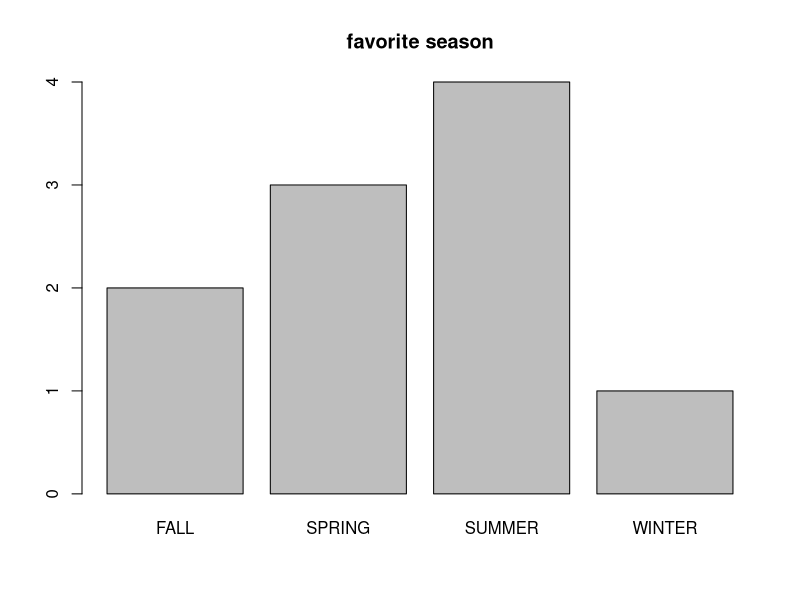
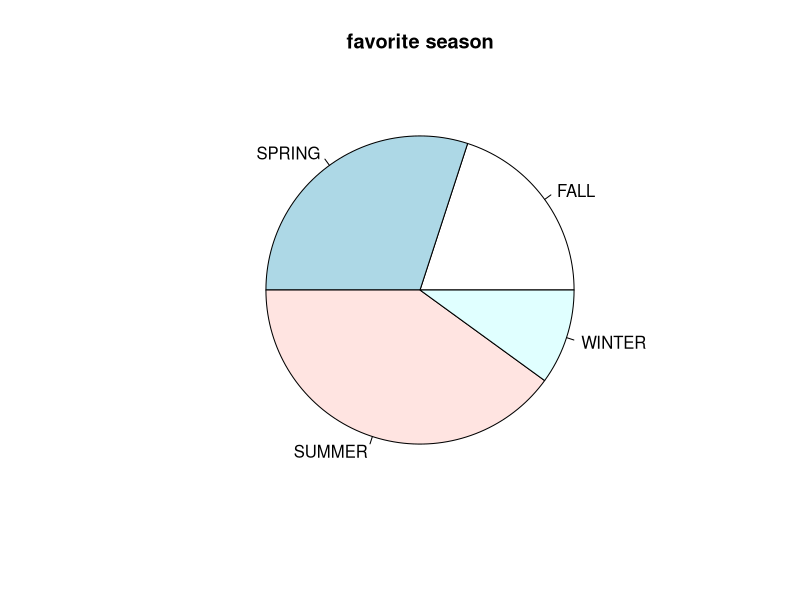
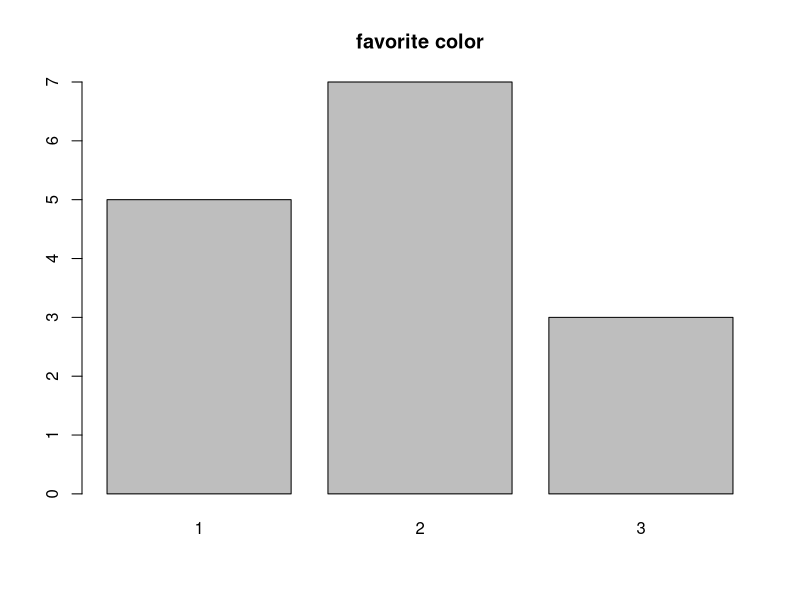
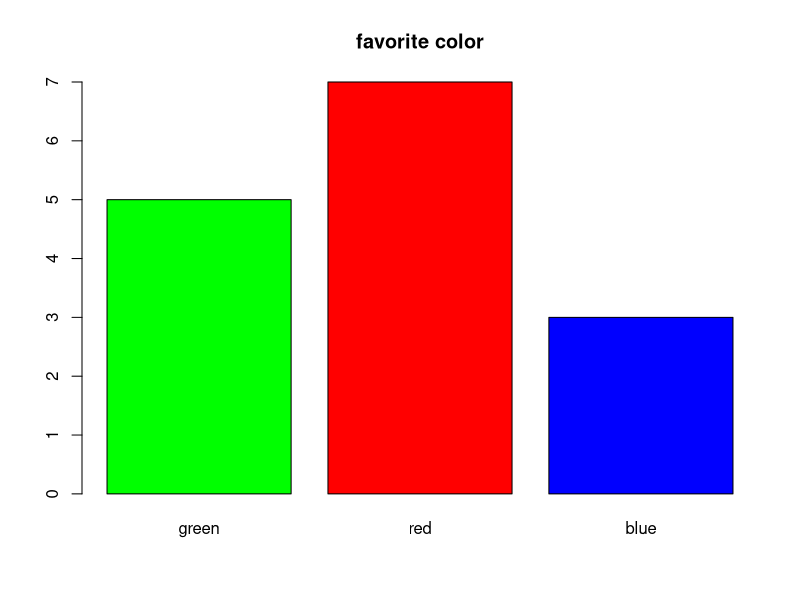
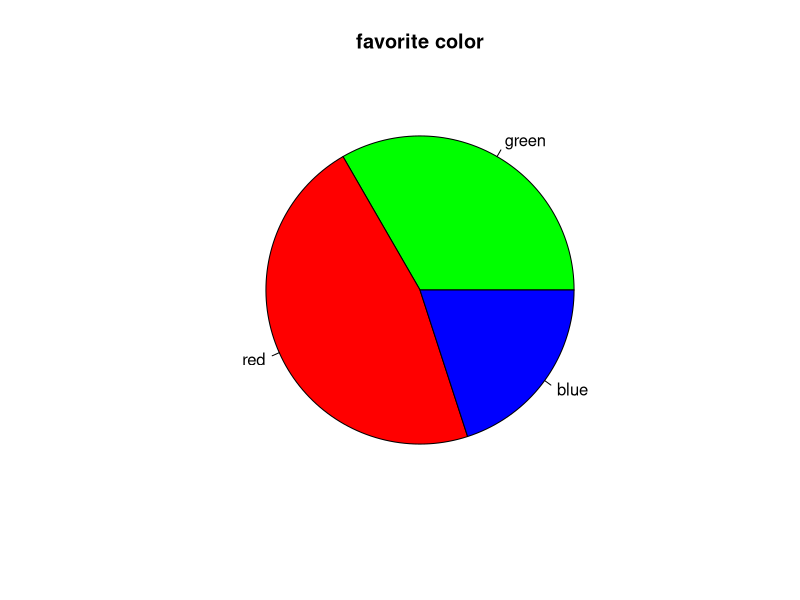
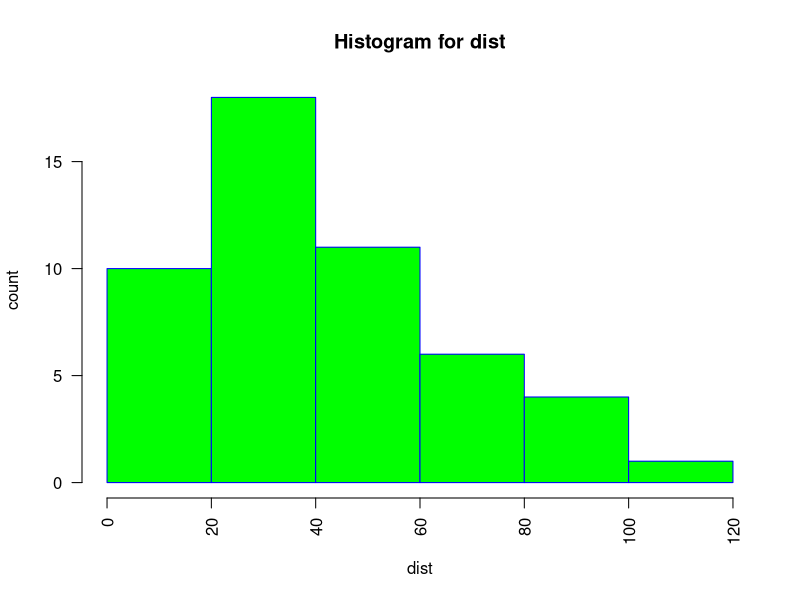
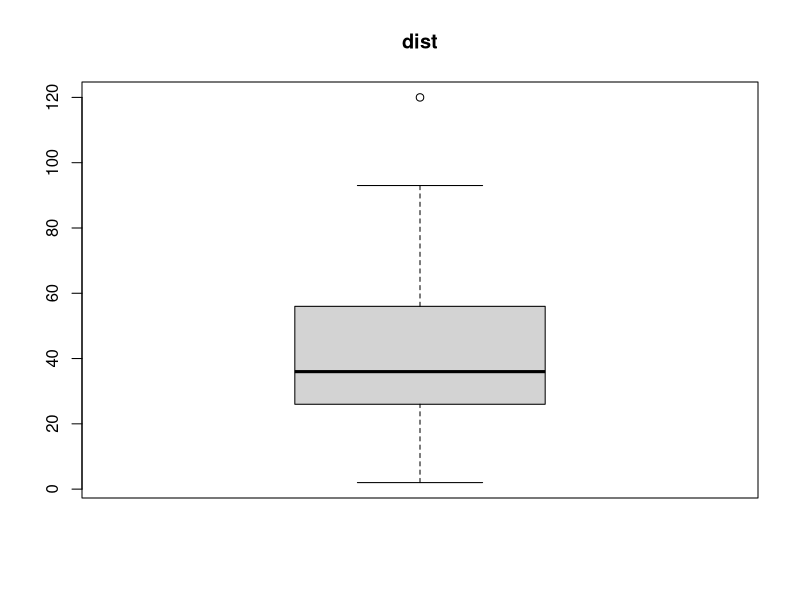
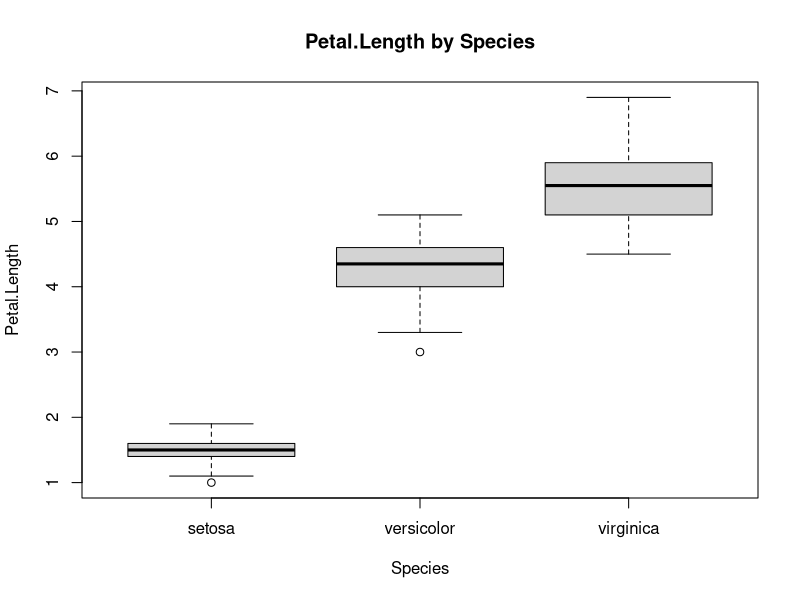

Source code (R) for these figures, in order:
## ---- chunk 1
knitr::opts_chunk$set(echo = TRUE)

### extrafont 사용하기 : true type font(.ttf)만 지원 
#install.packages('extrafont')
# library(extrafont)
# font_import(pattern = 'D2')
# font_import(pattern = 'NanumGothic')
# loadfonts()
# fonttable() # 설치된 font 확인
## ---- chunk 2
favorite <- c('WINTER', 'SUMMER', 'SPRING', 'SUMMER', 'SUMMER',
              'FALL', 'FALL', 'SUMMER', 'SPRING', 'SPRING')
favorite                                # favorite의 내용 출력
table(favorite)                         # 도수분포표 계산
table(favorite)/length(favorite)        # 비율 출력
## ---- chunk 3
ds <- table(favorite)
ds                
barplot(ds, main='favorite season')
## ---- chunk 4
ds <- table(favorite)
ds                
pie(ds, main='favorite season')
## ---- chunk 5
favorite.color <- c(2, 3, 2, 1, 1, 2, 2, 1, 3, 2, 1, 3, 2, 1, 2)
ds <- table(favorite.color)
ds
barplot(ds, main='favorite color')
colors <- c('green', 'red', 'blue')
names(ds) <- colors                             # 자료값 1,2,3을 green, red, blue로 변경
ds
barplot(ds, main='favorite color', col=colors)  # 색 지정 막대그래프
pie(ds, main='favorite color', col=colors)      # 색 지정 원그래프
## ---- chunk 6
weight <- c(60, 62, 64, 65, 68, 69)
weight.heavy <- c(weight, 120)
weight
weight.heavy

mean(weight)                  # 평균
mean(weight.heavy)            # 평균

median(weight)                # 중앙값
median(weight.heavy)          # 중앙값

mean(weight, trim=0.2)        # 절사평균(상하위 20% 제외)
mean(weight.heavy,trim=0.2)   # 절사평균(상하위 20% 제외)
## ---- chunk 7
mydata <- c(60, 62, 64, 65, 68, 69, 120)
quantile(mydata)              # default로 3개 cut points생성  4개구간(사분위수,quartile)생성 
quantile(mydata, (0:10)/10)   # [0,1]구간 확률벡터를 인자로, 즉 10%단위로  구간 나눔   
summary(mydata)
## ---- chunk 8
mydata <- c(60, 62, 64, 65, 68, 69, 120)
var(mydata)           # 분산
sd(mydata)            # 표준편차
range(mydata)         # 값의 범위
diff(range(mydata))   # 최댓값, 최솟값의 차이
## ---- chunk 9
dist <- cars[,2]                        # 자동차 제동거리
hist(dist,                              # 자료(data)
     main="Histogram for dist",         # 제목
     xlab ="dist",                      # x축 레이블 -제동거리
     ylab="count",                      # y축 레이블 -빈도수
     border="blue",                     # 막대 테두리색
     col="green",                       # 막대 색
     las=2,                             # 축의 tick label 글씨 방향(0~3)
     breaks=5)                          # 5개 break points, 6개 막대 
## ---- chunk 10
dist <- cars[,2]                        # 자동차 제동거리(단위: 피트)
boxplot(dist, main="dist")              # 자동차 제동거리 
## ---- chunk 11
boxplot.stats(dist)
## ---- chunk 12
boxplot(Petal.Length~Species, data=iris, main="Petal.Length by Species") # 품종별 꽃잎의 길이
## ---- chunk 13
par(mfrow=c(1,3))
barplot(table(mtcars$carb), 
        main="Barplot of Carburetors",
        xlab="#of carburetors",  
        ylab="frequency",
        col="blue")
barplot(table(mtcars$cyl), 
        main="Barplot of Cylender",
        xlab="#of cylender",  
        ylab="frequency",
        col="red")
barplot(table(mtcars$gear), 
        main="Barplot of Grar",
        xlab="#of gears",  
        ylab="frequency",
        col="green")
par(mfrow=c(1,1))
## ---- chunk 14
wt <-mtcars$wt                   # 중량 자료
mpg <- mtcars$mpg                # 연비 자료
plot(wt, mpg,                    # 2개 변수(x축, y축)     
     main="wt vs MPG",           # 제목 - 중량-연비 그래프
     xlab="wt",                  # x축 레이블- 중량(wt)
     ylab="MPG",                 # y축 레이블- 연비(MPG)
     col="red",                  # point의 color
     pch=19)                     # point의 종류 
## ---- chunk 15
vars <- c("mpg","disp","drat","wt")    # 대상 변수 
target <- mtcars[,vars]
head(target)
pairs(target,                          # 대상 데이터     
      main="Multi Plots") 
plot(target, main="Multi Plots")       # 위와 동일한 결과 
## ---- chunk 16
iris.2 <- iris[,3:4]                # 데이터 준비
point <- as.numeric(iris$Species)   # 점의 모양
point                               # point 내용 출력
color <- c("red","green","blue")    # 점의 컬러
plot(iris.2, 
     main="Iris plot",
     pch=c(point),
     col=color[point]) 
## ---- chunk 17
beers = c(5,2,9,8,3,7,3,5,3,5)                 # 자료 입력
bal <- c(0.1,0.03,0.19,0.12,0.04,0.0095,0.07,  # 자료 입력
         0.06,0.02,0.05)
tbl <- data.frame(beers,bal)                   # 데이터프레임 생성
tbl                                
plot(bal~beers,data=tbl)                       # 산점도 
res <- lm(bal~beers,data=tbl)                  # 회귀식 도출
abline(res)                                    # 회귀선 그리기
cor(beers,bal)                                 # 상관계수 계산
## ---- chunk 18
cor(iris[,1:4])                   # 4개 변수 간 상관성 분석
## ---- chunk 19
month = 1:12                             # 자료 입력
late  = c(5,8,7,9,4,6,12,13,8,6,6,4)     # 자료 입력      
plot(month,                              # x data
     late,                               # y data
     main="Late cnt trend over time",    # 제목 - 지각생 통계
     type= "l",                          # 그래프의 종류 선택(알파벳) 
     lty=1,                              # 선의 종류(line type) 선택
     lwd=1,                              # 선의 굵기 선택
     xlab="Month",                       # x축 레이블
     ylab="Late cnt"                     # y축 레이블
)
## ---- chunk 20
month = 1:12
late1  = c(5,8,7,9,4,6,12,13,8,6,6,4)
late2  = c(4,6,5,8,7,8,10,11,6,5,7,3)
plot(month,                                # x data
     late1,                                # y data
     main="Late Students",
     type= "b",                            # 그래프의 종류 선택(알파벳) 
     lty=1,                                # 선의 종류(line type) 선택
     col="red",                            # 선의 색깔 선택          
     xlab="Month ",                        # x축 레이블
     ylab="Late cnt",                      # y축 레이블
     ylim=c(1, 15)                         # y축 값의 (하한, 상한)
)
lines(month,                               # x data
      late2,                               # y data
      type = "b",                          # 선의 종류(line type) 선택
      col = "blue")                        # 선의 색깔 선택
## ---- chunk 21
#install.packages("mlbench")
library(mlbench)
data("BostonHousing")
myds <- BostonHousing[,c("crim","rm","dis","tax","medv")]
## ---- chunk 22
grp <- c()
for (i in 1:nrow(myds)) {                   # myds$medv 값에 따라 그룹 분류
  if (myds$medv[i] >= 25.0) {
    grp[i] <- "H"
  } else if (myds$medv[i] <= 17.0) {
    grp[i] <- "L"
  } else {
    grp[i] <- "M"
  }
}
grp <- factor(grp)                          # 문자벡터를 팩터 타입으로 변경
grp <- factor(grp, levels=c("H","M","L"))   # 레벨의 순서를 H,L,M -> H,M,L

myds <- data.frame(myds, grp)               # myds 에 grp 컬럼추가
## ---- chunk 23
str(myds)  
head(myds)
table(myds$grp)                             # 주택 가격 그룹별 분포
## ---- chunk 24
par(mfrow=c(2,3))                           # 2x3 가상화면 분할
for(i in 1:5) {
  hist(myds[,i], main=colnames(myds)[i], col="yellow")
}
par(mfrow=c(1,1))                           # 2x3 가상화면 분할 해제
## ---- chunk 25
par(mfrow=c(2,3))                           # 2x3 가상화면 분할
for(i in 1:5) {
  boxplot(myds[,i], main=colnames(myds)[i])
}
par(mfrow=c(1,1))                           # 2x3 가상화면 분할 해제
## ---- chunk 26
boxplot(myds$crim~myds$grp, main="crim")  # 1인당 범죄율
boxplot(myds$rm~myds$grp, main="rm")      # 방의 수 
boxplot(myds$dis~myds$grp, main="dis")    # 직업센터까지의 거리
boxplot(myds$tax~myds$grp, main="tax")    # 재산세 
## ---- chunk 27
pairs(myds[,-6])
## ---- chunk 28
point <- as.integer(myds$grp)                 # 점의 모양 지정
color <- c("red","green","blue")              # 점의 색 지정   
pairs(myds[,-6], pch=point, col=color[point])
## ---- chunk 29
cor(myds[,-6])
